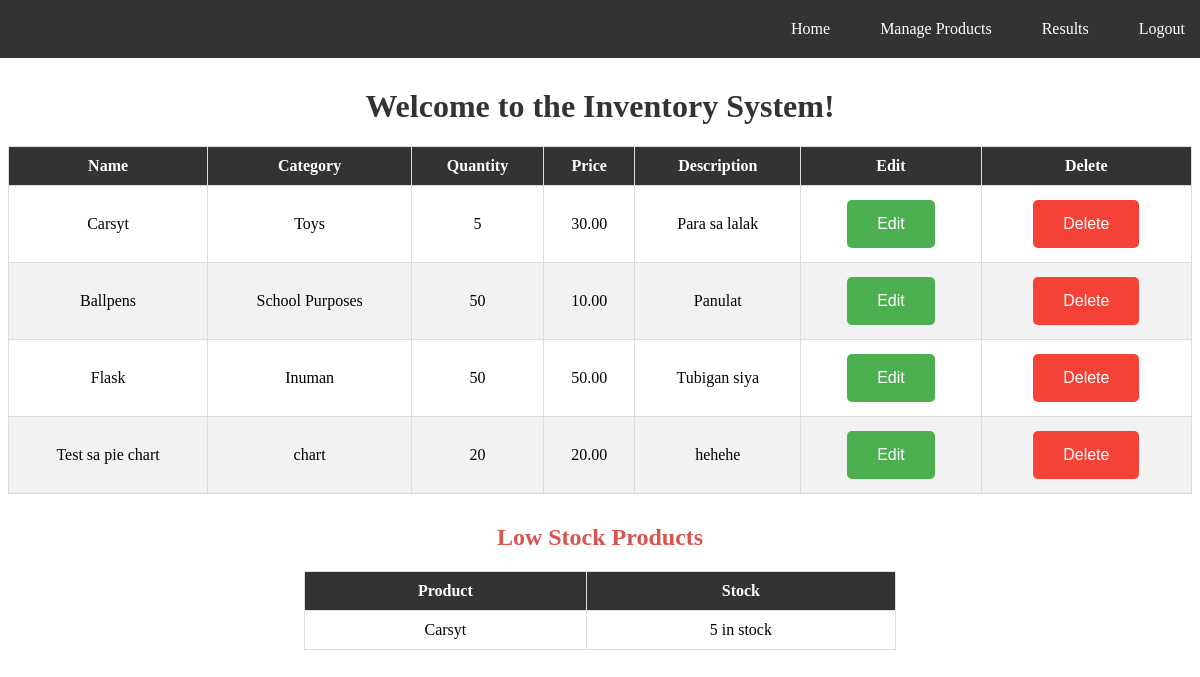
Page /home/ on the earlier database version.
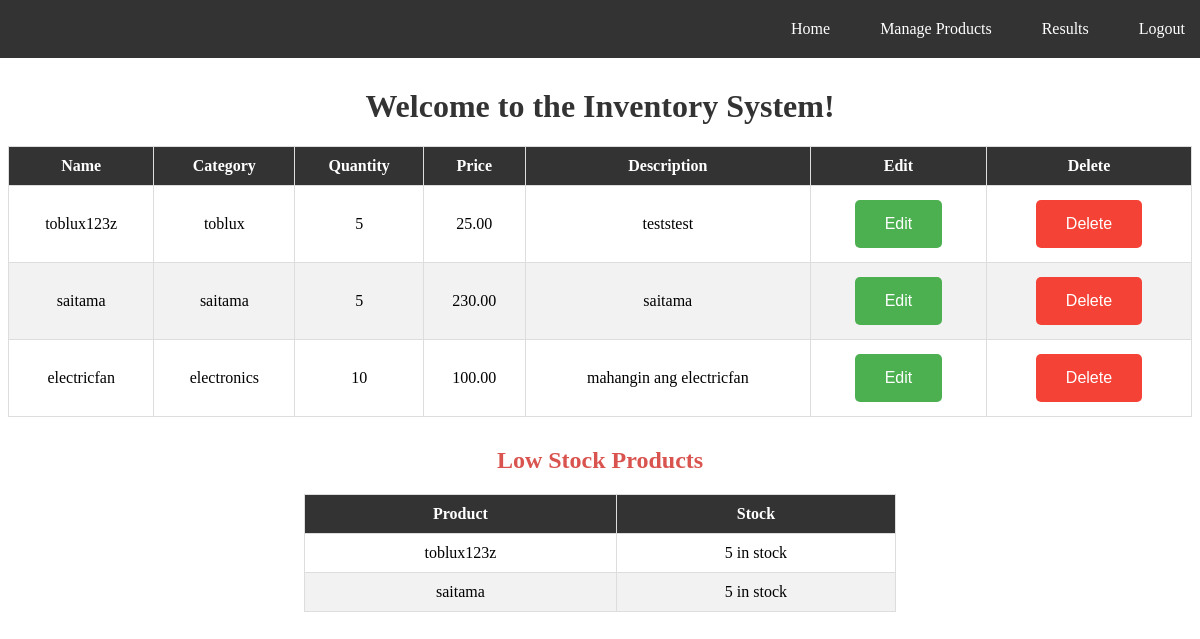
Same page on the later database version.
### inventory/models.py (models this page shows, shortened)
class Product(models.Model):
    name = models.CharField(max_length=255)
    category = models.CharField(max_length=100)
    description = models.TextField()
    quantity = models.PositiveIntegerField()
    price = models.DecimalField(max_digits=10, decimal_places=2)
    date_added = models.DateTimeField(auto_now_add=True)

### inventory/views.py (the view)
# urls.py: path('home/', views.home, name='home'),
def home(request):
    products = Product.objects.all()
    context = {
        'total_products': products.count(),
        'products_in_stock': products.filter(quantity__gt=0).count(),
        'low_stock_products': products.filter(quantity__lte=5),
        'products': products,
    }
    return render(request, 'inventory/home.html', context)

### inventory/templates/inventory/home.html (shortened to what this page needs)
<!DOCTYPE html>
<html lang="en">
<head>
</head>
<body>
    <nav>
        <ul>
            <li><a href="{% url 'home' %}">Home</a></li>
            <li><a href="{% url 'manage_products' %}">Manage Products</a></li>
            <li><a href="{% url 'results' %}">Results</a></li>
            <li><a href="{% url 'logout' %}">Logout</a></li>
        </ul>
    </nav>
    <h1 class="page-title">Welcome to the Inventory System!</h1>
    <table>
        <thead>
            <tr>
                <th>Name</th>
                <th>Category</th>
                <th>Quantity</th>
                <th>Price</th>
                <th>Description</th>
                <th>Edit</th>
                <th>Delete</th>
            </tr>
        </thead>
        <tbody>
            {% for product in products %}
                <tr>
                    <td>{{ product.name }}</td>
                    <td>{{ product.category }}</td>
                    <td>{{ product.quantity }}</td>
                    <td>{{ product.price }}</td>
                    <td>{{ product.description }}</td>
                    <td>
                        <button><a href="{% url 'edit_product' product.id %}" style="color: white; text-decoration: none;">Edit</a></button>
                    </td>
                    <td>
                        <button class="delete"><a href="{% url 'delete_product' product.id %}" style="color: white; text-decoration: none;">Delete</a></button>
                    </td>
                </tr>
            {% endfor %}
        </tbody>
    </table>
    <div class="bottom-info">
        <h2 class="low-stock-title">Low Stock Products</h2>
        <table class="low-stock-table">
            <thead>
                <tr>
                    <th>Product</th>
                    <th>Stock</th>
                </tr>
            </thead>
            <tbody>
                {% for product in low_stock_products %}
                    <tr>
                        <td>{{ product.name }}</td>
                        <td>{{ product.quantity }} in stock</td>
                    </tr>
                {% endfor %}
            </tbody>
        </table>
    </div>
</body>
</html>

### inventory/templates/inventory/home.html (style rules this page uses)
body { padding-top: 30px; }
.page-title { font-size: 2rem; color: #333; text-align: center; margin-top: 50px; }
.low-stock-title { font-size: 1.5rem; color: #d9534f; text-align: center; margin-top: 30px; }
nav { background-color: #333; color: white; padding: 10px 20px; width: 100%; position: fixed; top: 0; left: -20px; z-index: 1000; }
nav ul { list-style: none; margin: 0; padding: 0; display: flex; justify-content: flex-end; }
nav ul li { margin-left: 20px; }
nav ul li a { color: white; text-decoration: none; padding: 10px 15px; display: inline-block; }
table { width: 100%; border-collapse: collapse; margin-top: 20px; }
table th, table td { padding: 10px; text-align: center; border: 1px solid #ddd; }
table th { background-color: #333; color: white; }
table tr:nth-child(even) { background-color: #f2f2f2; }
button { background-color: #4CAF50; border: none; color: white; padding: 15px 30px; text-align: center; text-decoration: none; display: inline-block; font-size: 16px; margin: 4px 2px; cursor: pointer; border-radius: 5px; width: auto; }
button.delete { background-color: #f44336; }
.low-stock-table { width: 50%; margin: 20px auto; border-collapse: collapse; }
.low-stock-table th, .low-stock-table td { padding: 10px; text-align: center; border: 1px solid #ddd; }
.low-stock-table th { background-color: #333; color: white; }
.low-stock-table tr:nth-child(even) { background-color: #f2f2f2; }

Differences in the rows shown:
removed Product: name "Carsyt", category "Toys", quantity "5", price "30.00", description "Para sa lalak"
removed Product: name "Ballpens", category "School Purposes", quantity "50", price "10.00", description "Panulat", shown under "Welcome to the Inventory System!"
removed Product: name "Flask", category "Inuman", quantity "50", price "50.00", description "Tubigan siya", shown under "Welcome to the Inventory System!"
removed Product: name "Test sa pie chart", category "chart", quantity "20", price "20.00", description "hehehe", shown under "Welcome to the Inventory System!"
added Product: name "toblux123z", category "toblux", quantity "5", price "25.00", description "teststest"
added Product: name "saitama", category "saitama", quantity "5", price "230.00", description "saitama"
added Product: name "electricfan", category "electronics", quantity "10", price "100.00", description "mahangin ang electricfan", shown under "Welcome to the Inventory System!"
